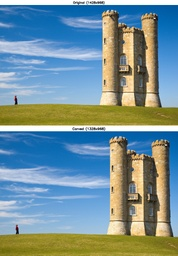
#> input picture SeamCarvingApp/images/SeamCarving_Dynamic_Comparison_Vertical100Seams.jpg, 178 x 256 px, shrunk from 1428 x 2053 before the run
$ python dynamic_programming_seam_carving.py SeamCarvingApp/images/SeamCarving_Dynamic_Comparison_Vertical100Seams.jpg out.png   (older library calls are emulated)
#> lines starting #> are read from the running program, lines starting #| are printed output that depends on the picture
#> in main, image is the input picture: shape (256, 178, 3); mean B, G, R 152.8, 146.4, 119.2
#| Original image size: (256, 178, 3)
# -*- coding: utf-8 -*-
"""Dynamic Programming Seam Carving
"""

import cv2
import numpy as np
import argparse
import sys
import time
import os


def compute_energy(image):
    """
    Calculates the energy map of an image using the Sobel operator.
    The energy of a pixel is the sum of the absolute values of the
    gradients in the x and y directions.
    """
    gray = cv2.cvtColor(image, cv2.COLOR_BGR2GRAY)

    sobel_x = cv2.Sobel(gray, cv2.CV_64F, 1, 0, ksize=3)
    sobel_y = cv2.Sobel(gray, cv2.CV_64F, 0, 1, ksize=3)

    # Compute energy map as the sum of absolute gradients
    energy_map = np.abs(sobel_x) + np.abs(sobel_y)

    return energy_map


def draw_seam(image, seam, direction):
    """
    Draws a seam (vertical or horizontal) on a copy of the image.
    """
    display_image = image.copy()
    if direction == 'vertical':
        for i in range(len(seam)):
            # Draw a red pixel at (row, col)
            display_image[i, seam[i]] = [0, 0, 255] # BGR for red
    else: # horizontal
        for j in range(len(seam)):
            # Draw a red pixel at (col, row)
            display_image[seam[j], j] = [0, 0, 255] # BGR for red
    return display_image


def find_vertical_seam_dp(energy_map):
    """
    Finds the lowest-energy vertical seam using dynamic programming.
    """
    height, width = energy_map.shape
    M = np.zeros_like(energy_map, dtype=np.float64)
    M[0, :] = energy_map[0, :]

    for i in range(1, height):
        for j in range(width):
            if j == 0:
                min_parent_energy = min(M[i - 1, j], M[i - 1, j + 1])
            elif j == width - 1:
                min_parent_energy = min(M[i - 1, j - 1], M[i - 1, j])
            else:
                min_parent_energy = min(
                    M[i - 1, j - 1], M[i - 1, j], M[i - 1, j + 1]
                )

            M[i, j] = energy_map[i, j] + min_parent_energy

    seam = np.zeros(height, dtype=np.uint32)
    j = np.argmin(M[-1, :])
    seam[-1] = j

    for i in range(height - 2, -1, -1):
        current_col = seam[i + 1]

        if current_col == 0:
            j = np.argmin(M[i, 0:2])
        elif current_col == width - 1:
            j = np.argmin(M[i, width - 2:width]) + (width - 2)
        else:
            j = (
                np.argmin(M[i, current_col - 1:current_col + 2])
                + (current_col - 1)
            )

        seam[i] = j

    return seam


def remove_vertical_seam(image, seam):
    """
    Removes a given vertical seam from an image.
    """
    height, width, channels = image.shape
    new_image = np.zeros((height, width - 1, channels), dtype=image.dtype)

    for i in range(height):
        col_to_remove = seam[i]
        new_image[i, :col_to_remove] = image[i, :col_to_remove]
        new_image[i, col_to_remove:] = image[i, col_to_remove + 1:]

    return new_image

def carve(image, num_seams, direction, visualize=False):
    """
    Repeatedly finds and removes seams from an image.
    'visualize=True' will show each seam before removal.
    """
#> called with num_seams = 50, direction = 'vertical', visualize = False
    carved_image = np.copy(image)

    # Store the original for visualization
    original_for_viz = np.copy(image)

    for k in range(num_seams):

        # --- Visualization logic ---
        if visualize:
            # We must use the 'carved_image' for calculation
            # but we can show the seam on the 'original' for comparison
            # Note: This visualization isn't perfect, as seam coordinates
            # shift, but it's good for demonstration.
            # For a simpler viz, just use 'carved_image' in draw_seam.

            viz_img = np.copy(carved_image)

            # Find seam on the (potentially transposed) carved image
            if direction == "horizontal":
                energy_map = compute_energy(viz_img.transpose(1, 0, 2))
                seam = find_vertical_seam_dp(energy_map)

                # Draw on the *non-transposed* image
                viz_img = draw_seam(viz_img, seam, 'horizontal')

            else: # vertical
                energy_map = compute_energy(viz_img)
                seam = find_vertical_seam_dp(energy_map)

                # Draw on the image
                viz_img = draw_seam(viz_img, seam, 'vertical')

            print(f"Showing seam {k + 1}/{num_seams}. Press any key to continue...")
            cv2.imshow("Seam Visualization (press any key)", viz_img)
            cv2.waitKey(0) # Wait for a key press
        # --- End visualization logic ---


        # --- Carving logic ---

        # Transpose for horizontal seam removal
        if direction == "horizontal":
            carved_image = carved_image.transpose(1, 0, 2)

        # Compute energy map
        # If we visualized, we already have the energy_map and seam
        if not visualize:
            energy_map = compute_energy(carved_image)
            seam = find_vertical_seam_dp(energy_map)

        # Remove the seam
        carved_image = remove_vertical_seam(carved_image, seam)

        # Transpose back if horizontal
        if direction == "horizontal":
            carved_image = carved_image.transpose(1, 0, 2)

        # Print progress (use end='\r' to stay on one line)
        print(f"Removed seam {k + 1}/{num_seams}", end='\r')
#> this loop made 50 passes
#> pass 1, in compute_energy, `gray = cv2.cvtColor(image, cv2.COLOR_BGR2GRAY)`:
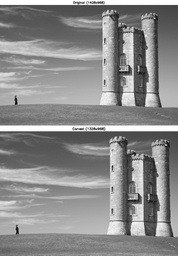
#> gray: shape (256, 178); min 2, max 255, mean 139
#> pass 1, in compute_energy, `sobel_x = cv2.Sobel(gray, cv2.CV_64F, 1, 0, ksize=3)`:
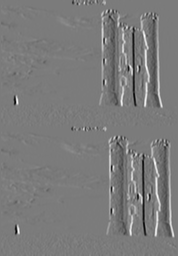
#> sobel_x: shape (256, 178) float64; min -728, max 774, mean -0.7; drawn with min black and max white
#> pass 1, in compute_energy, `sobel_y = cv2.Sobel(gray, cv2.CV_64F, 0, 1, ksize=3)`:
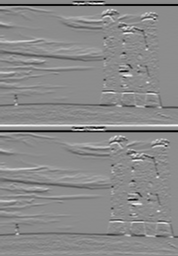
#> sobel_y: shape (256, 178) float64; min -752, max 629, mean -3.5; drawn with min black and max white
#> pass 1, in compute_energy, `energy_map = np.abs(sobel_x) + np.abs(sobel_y)`:
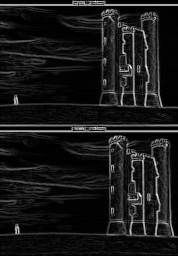
#> energy_map: shape (256, 178) float64; min 0, max 1022, mean 101.7; drawn with min black and max white
#> after the loop:
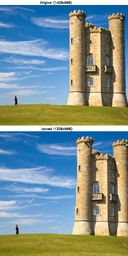
#> carved_image: shape (256, 128, 3); mean B, G, R 146.3, 147, 127.1
#> after the loop:
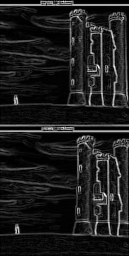
#> energy_map: shape (256, 129) float64; min 0, max 1022, mean 119.7; drawn with min black and max white

    print("\nDone.") # Newline after loop

    # Clean up any open windows
    if visualize:
        cv2.destroyAllWindows()

    return carved_image


def find_image_path(input_path):
    """
    Finds a valid image path.
    If 'input_path' is not found, it tries appending
    .jpg, .jpeg, and .png.
    """
    if os.path.exists(input_path):
        return input_path

    # Check for other extensions
    for ext in ['.jpg', '.jpeg', '.png']:
        path_with_ext = input_path + ext
        if os.path.exists(path_with_ext):
            print(f"Input '{input_path}' not found, using '{path_with_ext}'")
            return path_with_ext

    # Check if user already included extension but file is missing
    base, ext = os.path.splitext(input_path)
    if ext in ['.jpg', '.jpeg', '.png']:
         if os.path.exists(base):
            print(f"Input '{input_path}' not found, using '{base}'")
            return base

    return None


def main():
    parser = argparse.ArgumentParser(
        description="Dynamic Programming Seam Carving"
    )
    parser.add_argument(
        "input_image", type=str, help="Path to the input image"
    )
    parser.add_argument(
        "output_image", type=str, help="Path to save the carved image"
    )
    parser.add_argument(
        "--num_seams",
        type=int,
        default=50,
        help="Number of seams to remove",
    )
    parser.add_argument(
        "--direction",
        type=str,
        default="vertical",
        choices=["vertical", "horizontal"],
        help="Direction of seams to remove",
    )

    parser.add_argument(
        "--visualize",
        action="store_true",
        help="Show each seam before removing it",
    )

    args = parser.parse_args()

    input_image_path = find_image_path(args.input_image)

    if input_image_path is None:
        print(f"Error: Unable to find image file for '{args.input_image}'")
        sys.exit(1)

    image = cv2.imread(input_image_path)

    if image is None:
        print(f"Error: Unable to read image from {args.input_image}")
        sys.exit(1)

    print(f"Original image size: {image.shape}")

    # record start time
    start = time.time()

    carved_image = carve(image, args.num_seams, args.direction, args.visualize)

    print(f"Carved image size: {carved_image.shape}")
#| Carved image size: (256, 128, 3)

    # record end time
    end = time.time()
    print(f"Time Taken: {end - start:.4f} seconds")

    cv2.imwrite(args.output_image, carved_image)
    print(f"Successfully saved carved image to {args.output_image}")


if __name__ == "__main__":
    main()
